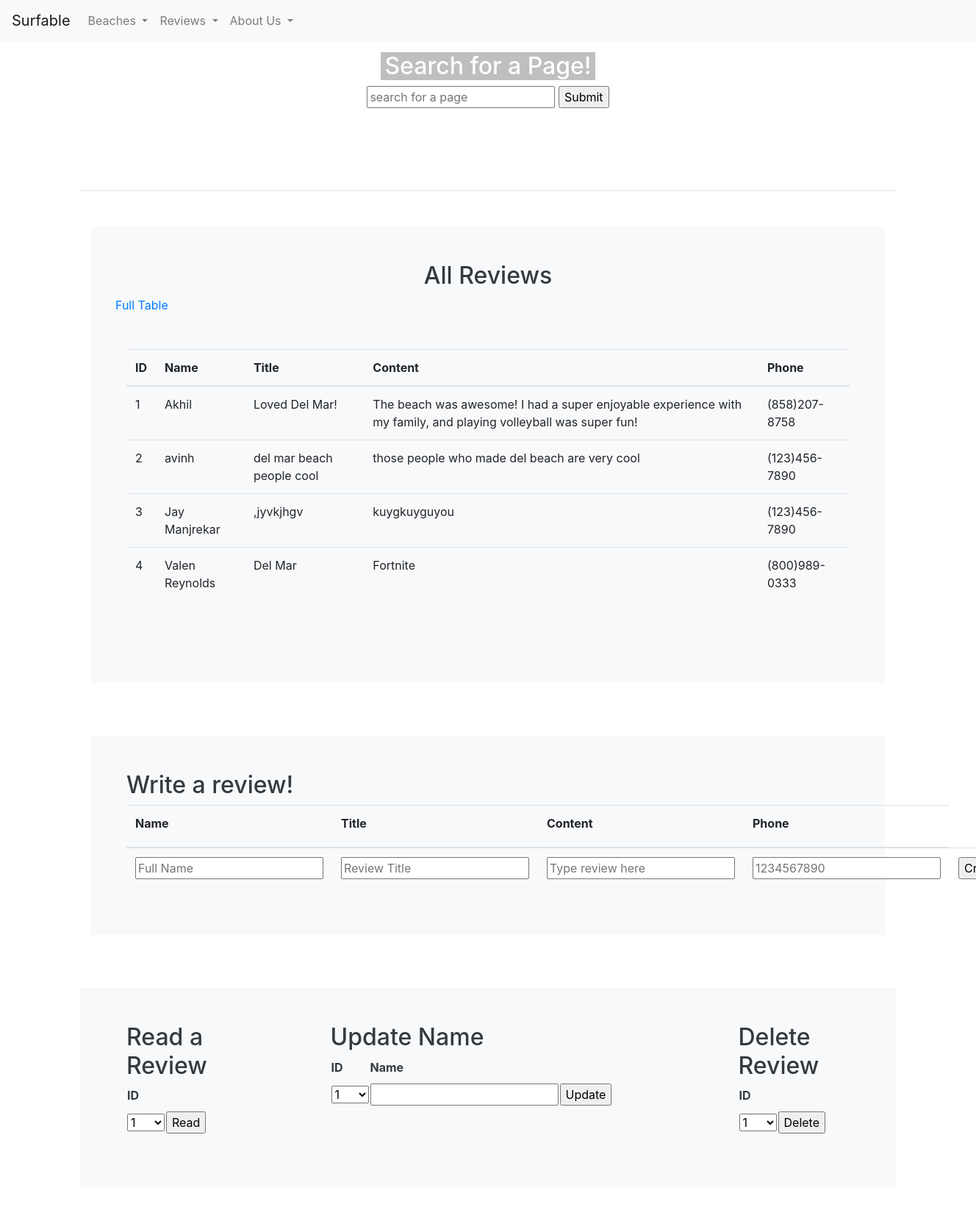
/crud/, run on an earlier commit of the app's database.
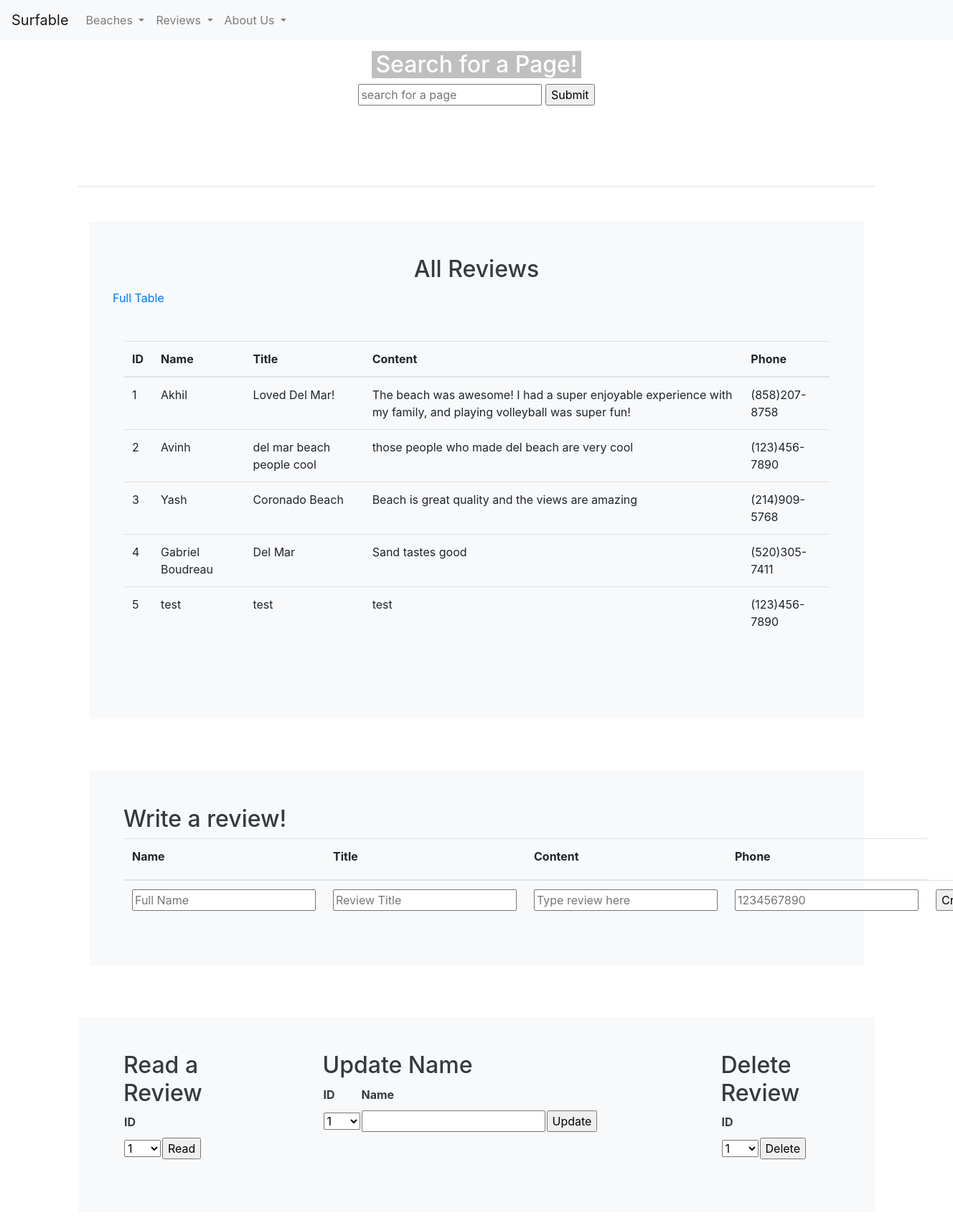
And on a later commit of the database.
### crudy/model.py (models this page shows, shortened)
class Users(db.Model):
    userID = db.Column(db.Integer, primary_key=True)
    name = db.Column(db.String(255), unique=False, nullable=False)
    title = db.Column(db.String(255), unique=True, nullable=False)
    content = db.Column(db.Text, unique=False, nullable=False)
    phone = db.Column(db.String(255), unique=False, nullable=False)
    def read(self):
        return {
            "userID": self.userID,
            "name": self.name,
            "title": self.title,
            "content": self.content,
            "phone": self.phone
        }

### crudy/app_crud.py (the view)
@app_crud.route('/')
def crud():
    return render_template("crud.html", table=users_all())

### crudy/app_crud.py (called while the page is built)
def users_all():
    return [peep.read() for peep in Users.query.all()]

### crudy/templates/crud/crud.html (shortened to what this page needs)
<!DOCTYPE html>
{% include "layouts/base.html" %}
{% block content %}
<div class="container py-4">
    <header class="pb-3 mb-4 border-bottom">
            <h1 align="center">Write Beach Reviews!</h1>
    </header>
    <div class="container py-4">
        <div class="p-5 mb-4 bg-light text-dark rounded-3">
            <h2 align="center">All Reviews</h2>
            <div align="center" class="row align-items-center">
                <a href={{url_for('crud.crud')}}>Full Table</a>
            </div>
            <div class="row align-items-md-stretch">
                <div class="container-fluid py-5">
                    <table class="table">
                        <thead>
                        <tr>
                            <th>ID</th>
                            <th>Name</th>
                            <th>Title</th>
                            <th>Content</th>
                            <th>Phone</th>
                        </tr>
                        </thead>
                        <tbody>
                        {% for row in table %}
                        {% set pn = "" ~ row['phone'] %}
                        {% set pnf = "(" ~ pn[0:3] ~ ")" ~ pn[3:6] ~ "-" ~ pn[6:10] %}
                        <tr>
                            <td>{{ row['userID'] }}</td>
                            <td>{{ row['name'] }}</td>
                            <td>{{ row['title'] }}</td>
                            <td>{{ row['content'] }}</td>
                            <td>{{ pnf }}</td>
                        </tr>
                        {% endfor %}
                        </tbody>
                    </table>
                </div>
            </div>
        </div>
    </div>
    <div class="container py-4">
        <div class="p-5 mb-4 bg-light text-dark rounded-3">
            <h2>Write a review!</h2>
            <form method="POST" ID="create" action={{url_for('crud.create')}} >
                <table class="table">
                    <thead>
                    <tr>
                        <th><label for="name">Name</label></th>
                        <th><label for="title">Title</label></th>
                        <th><label for="content">Content</label></th>
                        <th><label for="phone">Phone</label></th>
                    </tr>
                    </thead>
                    <tbody>
                    <tr>
                        <td><input type="text" name="name" id="name" placeholder="Full Name" required></td>
                        <td><input type="title" name="title" id="title" placeholder="Review Title" required></td>
                        <td><input type="content" name="content" id="content" placeholder="Type review here" required></td>
                        <td><input type="tel" name="phone" id="phone" pattern="[0-9]{10}" placeholder="1234567890" required></td>
                        <td><input type="submit" value="Create"></td>
                    </tr>
                    </tbody>
                </table>
            </form>
        </div>
    </div>
    <div class="container py-4">
        <div class="row mb-4 bg-light text-dark rounded-3">
            <div class="col-md-3">
                <div class="p-5 mb-4 bg-light text-dark rounded-3">
                    <h2>Read a Review</h2>
                    <form method="POST" ID="read" action={{url_for('crud.read')}} >
                        <table id="read_table">
                            <tr><th><label for="read_userid">ID</label></th></tr>
                            <tr>
                                <td>
                                    <select name="userid" id="read_userid">
                                        <optgroup label="userid">
                                            {% for row in table %}
                                            <option label="{{ row['userID'] }}">{{ row['userID'] }}</option>
                                            {% endfor %}
                                        </optgroup>
                                    </select>
                                </td>
                                <td>
                                    <input type="submit" value="Read">
                                </td>
                            </tr>
                        </table>
                    </form>
                </div>
            </div>
            <div class="col-md-6">
                <div class="p-5 mb-4 bg-light text-dark rounded-3">
                    <h2>Update Name</h2>
                    <form method="POST" ID="update" action={{url_for('crud.update')}} >
                        <table id="update_table">
                            <tr>
                                <th><label for="update_userid">ID</label></th>
                                <th><label for="update_name">Name</label></th>
                            </tr>
                            <tr>
                                <td>
                                    <select name="userid" id="update_userid">
                                        <optgroup label="userid">
                                            {% for row in table %}
                                            <option label="{{ row['userID'] }}">{{ row['userID'] }}</option>
                                            {% endfor %}
                                        </optgroup>
                                    </select>
                                </td>
                                <td><input type="text" name="name" id="update_name" required></td>
                                <td><input type="submit" value="Update"></td>
                            </tr>
                        </table>
                    </form>
                </div>
            </div>
            <div class="col-md-3">
                <div class="p-5 mb-4 bg-light text-dark rounded-3">
                    <h2>Delete Review</h2>
                    <form method="POST" ID="read" action={{url_for('crud.delete')}} >
                        <table id="read_table">
                            <tr><th><label for="delete_userid">ID</label></th></tr>
                            <tr>
                                <td>
                                    <select name="userid" id="delete_userid">
                                        <optgroup label="userid">
                                            {% for row in table %}
                                            <option label="{{ row['userID'] }}">{{ row['userID'] }}</option>
                                            {% endfor %}
                                        </optgroup>
                                    </select>
                                </td>
                                <td><input type="submit" value="Delete"></td>
                            </tr>
                        </table>
                    </form>
                </div>
            </div>
        </div>
    </div>
</div>
{% endblock %}

### templates/layouts/base.html (shortened to what this page needs)
<!DOCTYPE HTML>
<html lang="en">
<head>
    <link rel="stylesheet" href="https://stackpath.bootstrapcdn.com/bootstrap/4.3.1/css/bootstrap.min.css">
</head>
<body>
{% include "layouts/navbar.html" %}
{% block body %}
<div align="center">
    <h2 id="search-h2">Search for a Page!</h2>
    <input id="beachsearch" placeholder="search for a page">
    <input id="submit" type="submit" onclick="document.location.href=SearchBeaches(aboutPages)">
</div>
{% endblock %}
</body>
</html>

### templates/layouts/navbar.html (shortened to what this page needs)
<nav class="navbar navbar-expand-lg navbar-light bg-light">
  <a class="navbar-brand" href="/">Surfable</a>
  <div class="collapse navbar-collapse" id="navbarNavAltMarkup">
    <ul class="navbar-nav mr-auto">
      <li class="nav-item dropdown">
        <a class="nav-link dropdown-toggle" href="#" id="navbarModel" role="button" data-toggle="dropdown" aria-haspopup="true" aria-expanded="false">
          Beaches
        </a>
      </li>
      <li class="nav-item dropdown">
        <a class="nav-link dropdown-toggle" href="#" id="navbarModel" role="button" data-toggle="dropdown" aria-haspopup="true" aria-expanded="false">
          Reviews
        </a>
      </li>
      <li class="nav-item dropdown">
        <a class="nav-link dropdown-toggle" href="#" id="navbarModel" role="button" data-toggle="dropdown" aria-haspopup="true" aria-expanded="false">
          About Us
        </a>
      </li>
    </ul>
  </div>
</nav>

### templates/layouts/base.html (style rules this page uses)
body { color: black; }
body { background-image: url("https://images.unsplash.com/photo-1594293390817-a4554dc6a713?ixid=MnwxMjA3fDB8MHxzZWFyY2h8NHx8YmVhY2glMjBuaWdodHxlbnwwfHwwfHw%3D&ixlib=rb-1.2.1&w=1000&q=80"); background-repeat: no-repeat; background-size: cover; }
#search-h2 { color: white; margin-top: 15px; background-color: rgba(0, 0, 0, 0.25); width: 22%; }

### crudy/templates/crud/crud.html (style rules this page uses)
h1 { color: white; }

What changed in the data, as far as the page shows it:
changed Users "del mar beach people cool": name "avinh" → "Avinh"
changed Users id 3: name "Jay Manjrekar" → "Yash"; title ",jyvkjhgv" → "Coronado Beach"; content "kuygkuyguyou" → "Beach is great quality and the views are amazing"; pnf "(123)456-7890" → "(214)909-5768"
changed Users "Del Mar": name "Valen Reynolds" → "Gabriel Boudreau"; content "Fortnite" → "Sand tastes good"; pnf "(800)989-0333" → "(520)305-7411"
added Users: userID "5", name "test", title "test", content "test", pnf "(123)456-7890"
